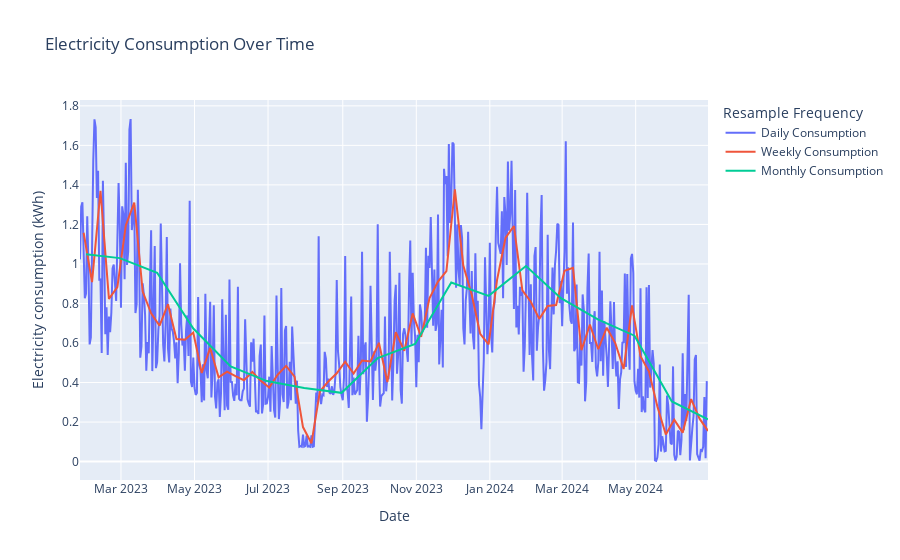

Here is the notebook cell this chart was saved with:
### Code cell
def create_overall_chart(dataf:pd.DataFrame):
    # Resample data
    daily_consumption = dataf['Electricity consumption (kWh)'].resample('d').mean()
    weekly_consumption = dataf['Electricity consumption (kWh)'].resample('W').mean()
    monthly_consumption = dataf['Electricity consumption (kWh)'].resample('ME').mean()

    # Create traces
    trace_daily = go.Scatter(x=daily_consumption.index, y=daily_consumption, mode='lines', name='Daily Consumption')
    trace_weekly = go.Scatter(x=weekly_consumption.index, y=weekly_consumption, mode='lines', name='Weekly Consumption')
    trace_monthly = go.Scatter(x=monthly_consumption.index, y=monthly_consumption, mode='lines', name='Monthly Consumption')

    # Create figure
    fig = go.Figure()

    # Add traces to figure
    fig.add_trace(trace_daily)
    fig.add_trace(trace_weekly)
    fig.add_trace(trace_monthly)

    # Update layout
    fig.update_layout(
        title='Electricity Consumption Over Time',
        xaxis_title='Date',
        yaxis_title='Electricity consumption (kWh)',
        legend_title='Resample Frequency',
        template='plotly'
    )
    return fig


# Show plot
fig = create_overall_chart(elec_hh_data)
fig.show()
